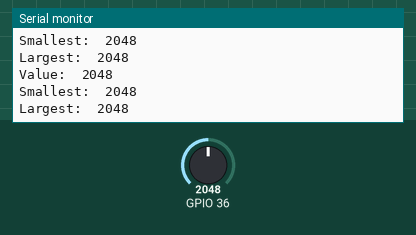
A sketch run on a simulated ESP32. On the bench: the last lines printed to the serial monitor. The test bench sets the inputs (shaded band); at power-on: GPIO 36 = 2048.

Above: at 1.2 s.
1.3 s: GPIO 36 set to 2866
At 2.6 s:
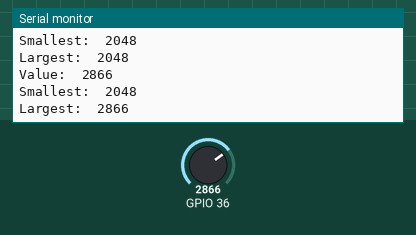
2.8 s: GPIO 36 set to 3603
At 3.8 s:
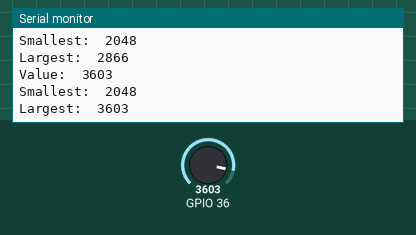
Timing chart, 0 to 5.8 s (numbered marks = the images above; inputs shaded):
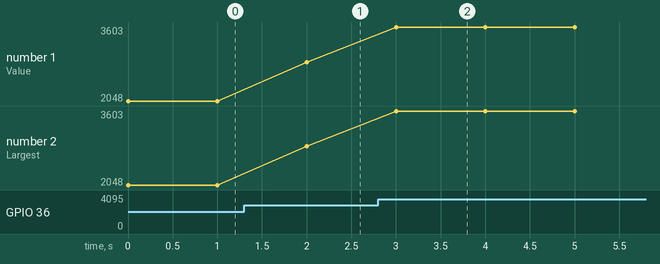

Measured:
- after the input at 1.3 s, the serial monitor: prints a new line after 0.70 s (image 1)
- after the input at 2.8 s, the serial monitor: prints a new line after 0.20 s (image 2)
- plotted number 1: 2048 → 2866 after the input at 1.3 s, 2866 → 3603 after the input at 2.8 s
- plotted number 2: 2048 → 2866 after the input at 1.3 s, 2866 → 3603 after the input at 2.8 s

The sketch:

SoilMoisture.ino
```cpp
int largest;
int smallest;

void setup() {
  Serial.begin(115200);
  smallest = analogRead(A0);
}

void loop() {
  const int val = analogRead(A0);

  if(val > largest)
    largest = val;
  else if(val < smallest)
    smallest = val;

  Serial.printf("\nValue:\t%d\n", val);
  Serial.printf("Smallest:\t%d\n", smallest);
  Serial.printf("Largest:\t%d\n", largest);
  delay(1000);
}
```
